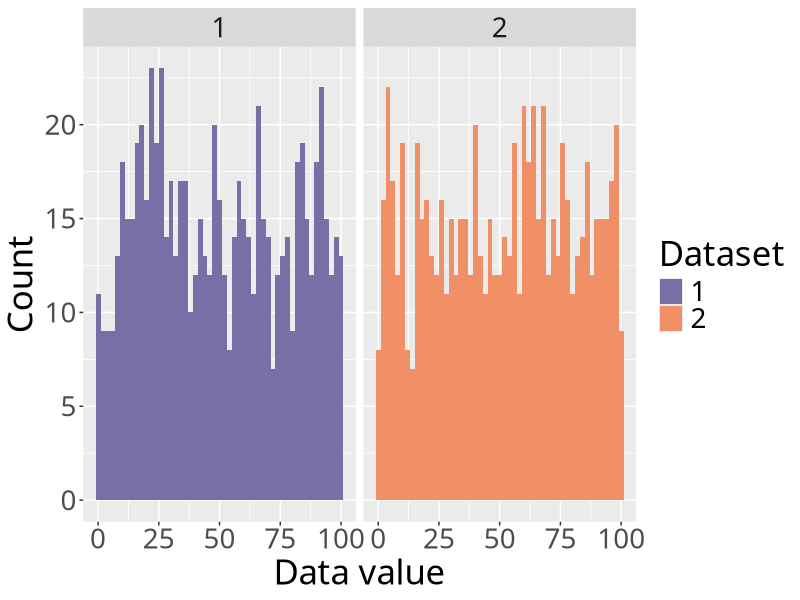

Source code (R): (Note: this script raises an error after producing the figure.)
library(ggplot2);
library(Cairo);

fancy_scientific <- function(l) {
     # turn in to character string in scientific notation
     l <- format(l, scientific = TRUE)
     l <- gsub("0e\\+00","0",l)
     # quote the part before the exponent to keep all the digits
     l <- gsub("^(.*)e", "'\\1'e", l)
     l <- gsub("e\\+","e",l)
     # turn the 'e+' into plotmath format
     l <- gsub("e", "%*%10^", l)
     l <- gsub("\\'1[\\.0]*\\'\\%\\*\\%", "", l)
     # return this as an expression
     parse(text=l)
}

#HEADER
#dataset,value

# 1. Read data
data <- read.csv(file="density.csv",sep=",",header=TRUE);

# 2. Plot the data. We don't have explicit x/y here, we let ggplot handle it
# for us. After all, we are plotting a distribution. Note we need to use
# factor() to discretize the dataset value because it is an integer
plot <- ggplot(data, aes(value, group=factor(dataset), fill=factor(dataset)))

# 3. Create the plot. We use a binwidth of 2, meaning the buckets will be
# 2 units wide (ie, [1, 2], [3, 4], etc
plot <- plot + geom_histogram(binwidth=2)

# We will make two facets, on for each dataset
plot <- plot + facet_wrap(~dataset) 

# 4. Fill in axis labels.
plot <- plot + scale_x_continuous("Data value")
plot <- plot + scale_y_continuous("Count")

# 5. Make sure we are using the same text type as the paper we are writing
plot <- plot + theme(text = element_text(family = "Linux Libertine O", size=25))

# 6. Set the colours for the boxes we made manually
plot <- plot + scale_fill_manual("Dataset", values=c("1" = "#786fa6", 
                                                     "2" = "#f19066"))

# 7. Move the legend if desired. Can have both positions such as "left", "right"
# or x/y coordinates
# Example 1:
#plot <- plot + theme(legend.position="bottom")

# Example 2:
#plot <- plot + theme(legend.position=c(0.2,0.8))

# Save the PDF
ggsave(plot,file="mhistogram.pdf",width=9,height=7, device=cairo_pdf)
embedFonts("mhistogram.pdf",options='-c ".setpdfwrite <</NeverEmbed [ ]>> setdistillerparams" -dSubsetFonts=true -dCompressFonts=true -dCompatibilityLevel=1.4')
